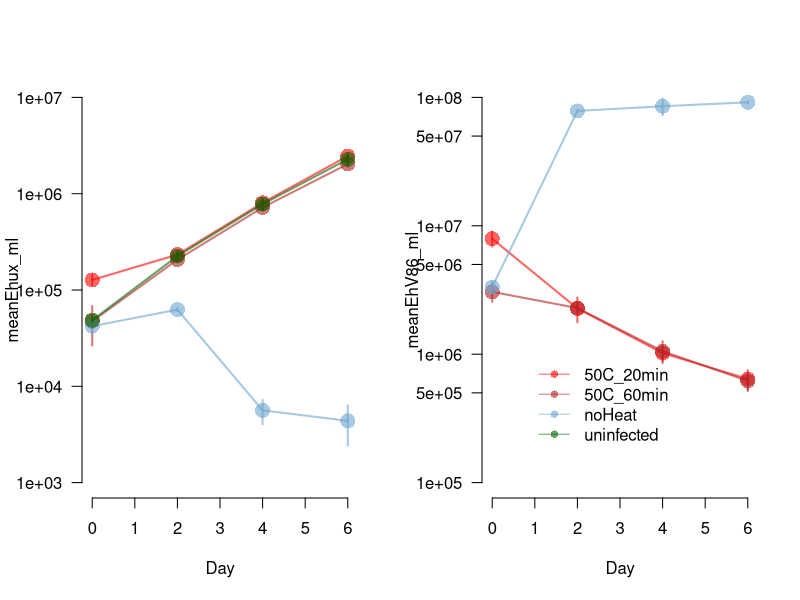

R code for this plot:
library(data.table)
library(tidyverse)
library(scales)

meta <- fread('ViralInactivationTests/Version_1/metaData_viralInactivation.csv')
flowData <- fread('ViralInactivationTests/Version_1/viralInactivation_20260219.csv') %>% 
  separate(., col='Sample', sep='_', into=c('Sample', 'Day', 'DilutionFactor')) %>% 
  inner_join(meta, .)
flowData$DilutionFactor <- as.numeric(flowData$DilutionFactor)
flowData$Ehux_ml <- flowData$Ehux*(1/flowData$DilutionFactor)
flowData$Bact_ml <- flowData$Bact*(1/flowData$DilutionFactor)
flowData$EhV86_ml <- flowData$EhV86*(1/flowData$DilutionFactor)


#Collapse technical reps
data <- flowData %>% 
  group_by(., Day, Condition, Rep) %>% 
  summarize(., Ehux_ml=mean(Ehux_ml), Bact_ml=mean(Bact_ml), EhV86_ml=mean(EhV86_ml))

heatTreat_initial <- c(data$EhV86_ml[data$Day==0 & data$Condition=='Heat20'],data$EhV86_ml[data$Day==0 & data$Condition=='Heat50'])
heatTreat_final <- c(data$EhV86_ml[data$Day==6 & data$Condition=='Heat20'],data$EhV86_ml[data$Day==6 & data$Condition=='Heat50'])

mean(mean(heatTreat_initial)/ heatTreat_final)
sd(mean(heatTreat_initial)/ heatTreat_final)


meanData <- data %>% 
  group_by(., Day, Condition) %>% 
  summarize(., meanEhux=mean(Ehux_ml), meanBact=mean(Bact_ml), meanEhV86=mean(EhV86_ml),sdEhux=sd(Ehux_ml), sdBact=sd(Bact_ml), sdEhV86=sd(EhV86_ml))

meanData$Day <- as.numeric(meanData$Day)
plotter<- function(time, N, sd, color){
  points(time, N, pch=16, col=color, cex=2)
  lines(time, N, pch=16, col=color, lwd=2)
  segments(x0=time, y0=N-sd, y1=N+sd, col=color, lwd=2)
}

heat20 <- meanData$Condition=='Heat20'
heat50 <- meanData$Condition=='Heat50'
virus <- meanData$Condition=='noHeat'
cont <- meanData$Condition=='noVirus'


heat20Color <- alpha('red', 0.6)
heat50Color <- alpha('firebrick', 0.6)
virusColor <- alpha('skyblue3', 0.6)
controlColor <- alpha('darkgreen', 0.6)


pdf('Figures/viralInactivationResults_.pdf', width=10, height=5)
par(mfrow=c(1,2))

plot(meanData$Day, meanData$meanEhux, las=1, bty='n', xlab='Day', ylab='meanEhux_ml', log='y', ylim=c(1E3, 1E7), type='n')
plotter(meanData$Day[heat20], meanData$meanEhux[heat20], meanData$sdEhux[heat20], col=heat20Color)
plotter(meanData$Day[heat50], meanData$meanEhux[heat50], meanData$sdEhux[heat50], col=heat50Color)
plotter(meanData$Day[virus], meanData$meanEhux[virus], meanData$sdEhux[virus], col=virusColor)
plotter(meanData$Day[cont], meanData$meanEhux[cont], meanData$sdEhux[cont], col=controlColor)



plot(meanData$Day, meanData$meanEhV86, las=1, bty='n', xlab='Day', ylab='meanEhV86_ml', log='y', ylim=c(1E5, 1E8), type='n')
plotter(meanData$Day[heat20], meanData$meanEhV86[heat20], meanData$sdEhV86[heat20], col=heat20Color)
plotter(meanData$Day[heat50], meanData$meanEhV86[heat50], meanData$sdEhV86[heat50], col=heat50Color)
plotter(meanData$Day[virus], meanData$meanEhV86[virus], meanData$sdEhV86[virus], col=virusColor)
plotter(meanData$Day[cont], meanData$meanEhV86[cont], meanData$sdEhV86[cont], col=controlColor)
legend(1, 1E6, legend=c('50C_20min', '50C_60min', 'noHeat', 'uninfected'), col=c(heat20Color, heat50Color, virusColor, controlColor), pch=16, bty='n', lty=1)
# 
# plot(meanData$Day, meanData$meanBact, las=1, bty='n', xlab='Day', ylab='meanBact_ml', log='y', ylim=c(1E4, 1E7), type='n')
# plotter(meanData$Day[heat20], meanData$meanBact[heat20], meanData$sdBact[heat20], col=heat20Color)
# plotter(meanData$Day[heat50], meanData$meanBact[heat50], meanData$sdBact[heat50], col=heat50Color)
# plotter(meanData$Day[virus], meanData$meanBact[virus], meanData$sdBact[virus], col=virusColor)
# plotter(meanData$Day[cont], meanData$meanBact[cont], meanData$sdBact[cont], col=controlColor)
dev.off()


burst <- (data$EhV86_ml[data$Day==4 & data$Condition=='noHeat'] - data$EhV86_ml[data$Day==0 & data$Condition=='noHeat'])/(data$Ehux_ml[data$Day==0 & data$Condition=='noHeat'] - data$Ehux_ml[data$Day==4 & data$Condition=='noHeat'])
